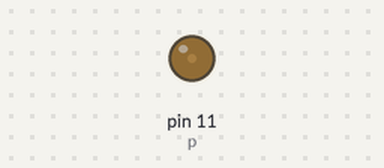
A program run on a simulated Raspberry Pi (header pin numbers). On the bench: output pins drawn as LEDs (lit = HIGH). At 12.0 s the program stops and its outputs stay as they are.

Above: at 0.1 s.
At 3.1 s:
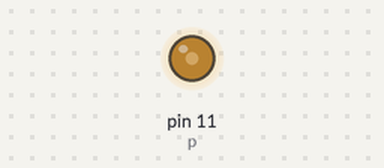
At 6.1 s:
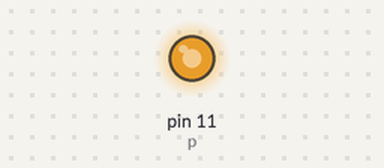
At 9.1 s:
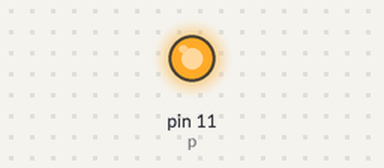
Timing chart, 0 to 13.5 s (numbered marks = the images above):
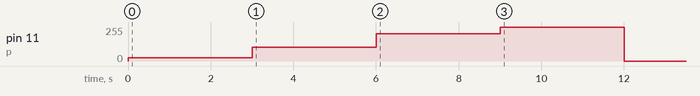

Measured:
- by itself, pin 11 (p): 0/255 → 26/255 at 0.00 s, → 102/255 3.0 s later, → 204/255 3.0 s later, → 255/255 3.0 s later, … (5 changes in this stretch)

The program:

5-_Software_PWM.py
```python
# by eng ali gamal
import RPi.GPIO as GPIO
import time
GPIO.setmode(GPIO.BOARD)
GPIO.setup(11, GPIO.OUT)

p = GPIO.PWM(11, 50)
p.start(5)

p.ChangeDutyCycle(10)
time.sleep(3)
p.ChangeDutyCycle(40)
time.sleep(3)
p.ChangeDutyCycle(80)
time.sleep(3)
p.ChangeDutyCycle(100)
time.sleep(3)

p.stop()
GPIO.cleanup()
```
